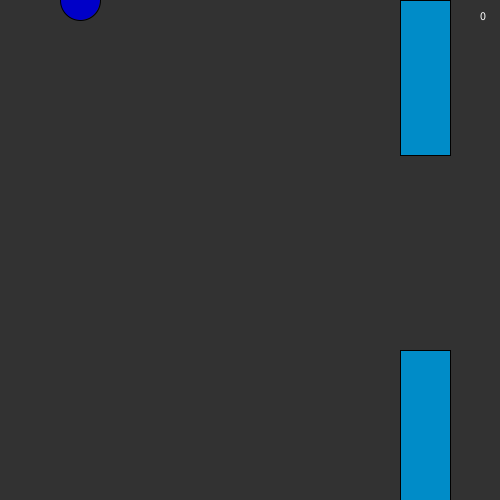
Frame 1 (no input)
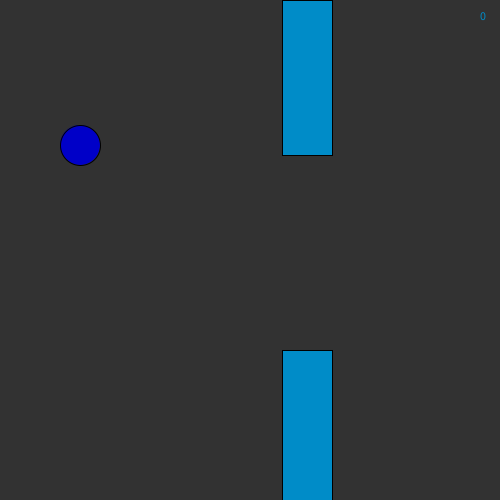
Frame 60 (the mouse pressed at the canvas centre just before this capture)
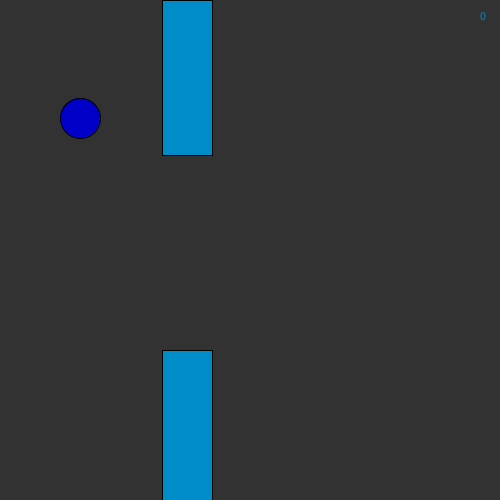
Frame 120 (the mouse held since frame 60 and released just before this capture)

The Processing sketch that drew these frames (run headless with seeded random() and noise(); from frame 60 on, the mouse is pressed at the canvas centre):

// Processing sketch: flappybird
// ── flappybird.pde

void setup() {
  size(500, 500);
}
int birdX = 80;
int birdY;
double yvel = 0;
double gravity = 0.1;
int width = 40;
int height = 40;
int pipeX = 400;
int pipeY;
int random = (int) random(75, 200);
int random2 = 550-random;
int score;
int paddleLength =50;
int random3;
void draw() {

  text(score, 480,20);
  background(50, 50, 50);
   text(score, 480,20);
   
  
  fill(0, 0, 200);
  ellipse(birdX, birdY, width, height);

  birdY+=yvel;
  yvel+=gravity;
  
  fill(0, 140, 200);


  rect(pipeX, pipeY, 50, random);
  rect(pipeX, 350, 50, random2);
  pipeX= pipeX -2;
 // println(birdY);
  if (pipeX==0) {
    pipeX=500;
    random = (int) random(75, 200);
    random2 = 500-random;
    println(random); //100-150
    println(random2); // 300-400 200-400
    //random3 = random2 - random;
    // println(random3);
  }

  if (birdX == pipeX) {
    score++;
    println(score);
  }
  if (pipeX>85&& pipeX<130) {
    println("hi");
    int birdY2 = -birdY;
    if (birdY < random-50|| birdY>random2-110) {
      println("gameover");
      fill(0, 30, 40);
      rect(20, 500, 100, 10);
      text("gameover", 250, 250);
    }
  }
}





void mousePressed() {

  yvel = -3;
}
